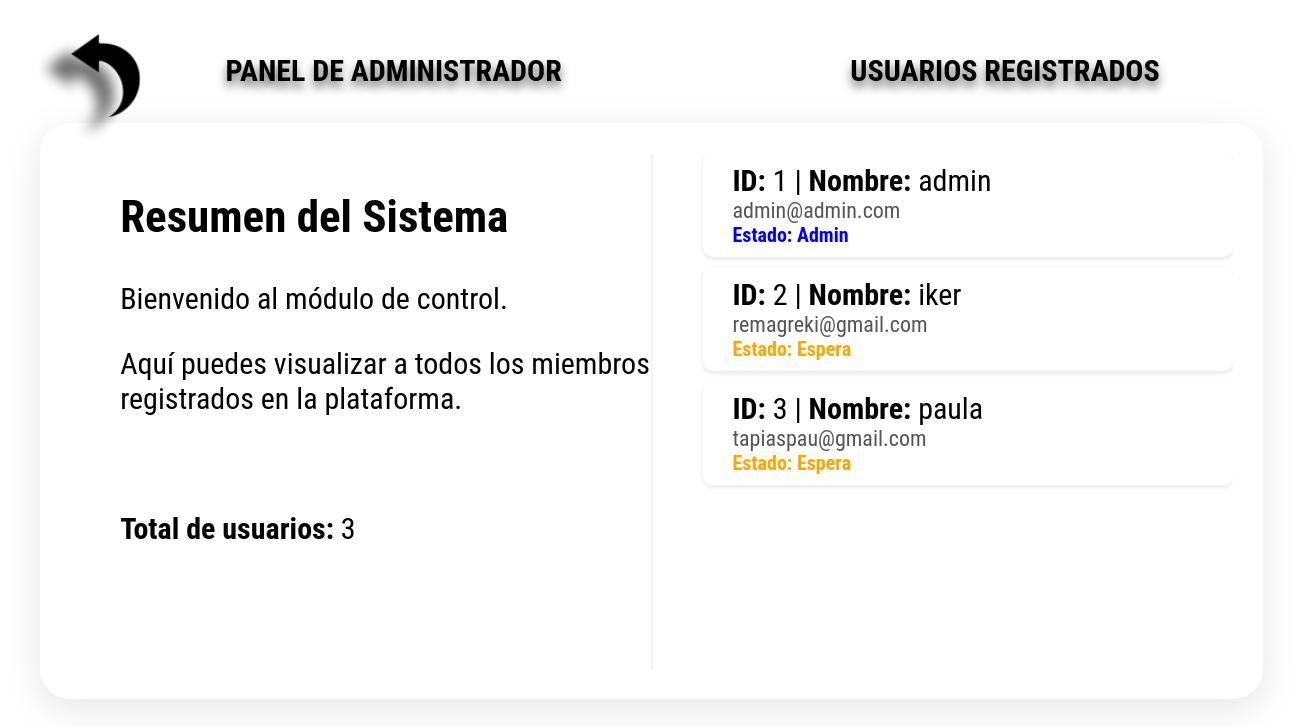
The app's page /manage_users (signed in) with its own data.
### tables this page shows
CREATE TABLE Usuario (
    IDUsuario INTEGER PRIMARY KEY AUTOINCREMENT,
    Nombre TEXT NOT NULL UNIQUE,
    Email TEXT NOT NULL UNIQUE,
    Contrasena TEXT NOT NULL,
    Estado TEXT NOT NULL DEFAULT 'Espera',
    IDFavorito INTEGER DEFAULT 1,
    FOREIGN KEY (IDFavorito) REFERENCES Especie(PokedexID)
);

### app/controller/ui/manage_users_controller.py (the view)
    @bp.route("/manage_users", methods=["GET"])
    def listar_usuarios():
        try:
            sesion_actual = Sesion()
            usuario_actual_id = sesion_actual.usuario.IDUsuario
            usuario_info = gestor.get_usuario(usuario_actual_id)
            if usuario_info.get("Estado") != "Admin":
                return redirect("/")
        except Exception as e:
            print(f"[ERROR - Manage Users] Error validando sesión: {e}")
            return redirect("/")
        usuarios = gestor.get_all()
        return render_template("manageUsers.html", usuarios=usuarios)

### app/controller/model/GestorUsuarios.py (called while the page is built)
    def get_all(self):
        rows = self.db.execSQL(
            sql="SELECT * FROM Usuario"
        )
        return [ dict(row) for row in rows ]

    def get_usuario(self, user_id):
        rows = self.db.execSQL(
            sql="SELECT * FROM Usuario WHERE IDUsuario = ? LIMIT 1",
            parameters=[user_id]
        )
        return {
            "IDUsuario": rows[0]["IDUsuario"],
            "Nombre": rows[0]["Nombre"],
            "Email": rows[0]["Email"],
            "Estado": rows[0]["Estado"],
            "IDFavorito": rows[0]["IDFavorito"]
        }

### app/controller/model/Sesion.py (called while the page is built)
    def __new__(cls):
        if cls._instance is None:
            cls._instance = super().__new__(cls)
            cls._instance.usuario = Usuario(0,'','','','',0)  # Inicializa un usuario vacío
        return cls._instance

### app/controller/ui/manage_users_controller.py (called while the page is built)
def manage_users_blueprint(db):
    bp = Blueprint("manage_users", __name__)
    gestor = GestorUsuarios(db)
    @bp.route("/manage_users", methods=["GET"])
    def listar_usuarios():
        try:
            sesion_actual = Sesion()
            usuario_actual_id = sesion_actual.usuario.IDUsuario
            usuario_info = gestor.get_usuario(usuario_actual_id)
            if usuario_info.get("Estado") != "Admin":
                return redirect("/")
        except Exception as e:
            print(f"[ERROR - Manage Users] Error validando sesión: {e}")
            return redirect("/")
        usuarios = gestor.get_all()
        return render_template("manageUsers.html", usuarios=usuarios)
    return bp

### app/database/SGBD.py (called while the page is built)
    def execSQL(self, sql, parameters=None):
        cursor = self.connection.cursor()
        if parameters:
            cursor.execute(sql, parameters)
        else:
            cursor.execute(sql)
        rows = cursor.fetchall()
        cursor.close()
        return rows

### app/templates/manageUsers.html (shortened to what this page needs)
<!DOCTYPE html>
<html lang="es">
<head>
    <link rel="stylesheet" href="{{ url_for('static', filename='manageUsers.css') }}">
</head>
<body class="background">
    <a href="/catalogo">
        <img src="{{ url_for('static', filename='return.png') }}" class="flecha" alt="Volver atrás">
    </a>
    <div class="top-bar">
        <div class="top-left">
            <h1>PANEL DE ADMINISTRADOR</h1>
        </div>
        <div class="top-right">
            <h1>USUARIOS REGISTRADOS</h1>
        </div>
    </div>
    <div class="pokedex-main-container">
        <div class="pokedex-left-panel" style="border-right: 2px solid #f2f2f2;">
            <h2>Resumen del Sistema</h2>
            <p>Bienvenido al módulo de control.</p>
            <p>Aquí puedes visualizar a todos los miembros registrados en la plataforma.</p>
            <br>
            <p><strong>Total de usuarios:</strong> {{ usuarios|length }}</p>
        </div>
        <div class="pokedex-right-panel">
            {% for usuario in usuarios %}
            <div class="usuario-row">
                <div class="usuario-info">
                    <p><strong>ID:</strong> {{ usuario.IDUsuario }} | <strong>Nombre:</strong> {{ usuario.Nombre }}</p>
                    <p style="font-size: 22px; color: #555;">{{ usuario.Email }}</p>
                    <p style="font-size: 20px; font-weight: bold; color: {% if usuario.Estado == 'Aceptado' %}green{% elif usuario.Estado == 'Espera' %}orange{% elif usuario.Estado == 'Admin' %}blue{% else %}red{% endif %};">
                        Estado: {{ usuario.Estado }}
                    </p>
                </div>
            </div>
            {% else %}
                <p>No se encontraron usuarios registrados en la base de datos.</p>
            {% endfor %}
        </div>
    </div>
</body>
</html>

### app/static/manageUsers.css (style rules this page uses)
body.background { position: relative; overflow: hidden; height: 100vh; flex-direction: column; background-image: url("/static/fondo.png"); background-size: cover; background-position: center; display: flex; justify-content: center; align-items: center; }
h1 { font-size: 30px; font-weight: bold; font-family: 'Roboto Condensed', sans-serif; text-shadow: 0 6px 10px rgba(0, 0, 0, 0.6); }
.flecha { position: absolute; top: 20px; left: 20px; width: 170px; height: auto; cursor: pointer; z-index: 100; }
.top-bar { height: 90px !important; padding: 10px 80px !important; }
.pokedex-main-container { background: white; width: 95%; max-width: 1450px; margin: 5px auto auto auto; padding: 30px; border-radius: 30px; box-shadow: 0 10px 40px rgba(0,0,0,0.1); display: flex; gap: 0; height: 72vh; box-sizing: border-box; }
.pokedex-left-panel, .pokedex-right-panel { flex: 1; overflow-y: auto; padding-left: 50px; font-family: 'Roboto Condensed', sans-serif; font-size: 30px; }
.top-bar { width: 95%; max-width: 1450px; margin: 0 auto; display: flex; align-items: flex-end; position: relative; height: 80px; }
.top-left, .top-right { flex: 1; text-align: center; }
.top-left h1 { text-align: center; }
.top-right h1 { text-align: center; }
.usuario-row { display: flex; align-items: center; justify-content: space-between; padding: 10px; margin-bottom: 10px; background: #fff; border-radius: 10px; box-shadow: 0 2px 5px rgba(0,0,0,0.1); }
.usuario-info { flex-grow: 1; margin-left: 20px; }
.usuario-info p { margin: 0; }
a { outline: none; border: none; text-decoration: none; }

### records on screen
Usuario: IDUsuario "1", Nombre "admin", Email "admin@admin.com", Estado "Admin"
Usuario: IDUsuario "2", Nombre "iker", Email "remagreki@gmail.com", Estado "Espera"
Usuario: IDUsuario "3", Nombre "paula", Email "tapiaspau@gmail.com", Estado "Espera"

### other values on screen
{{ usuarios|length }} "3"
